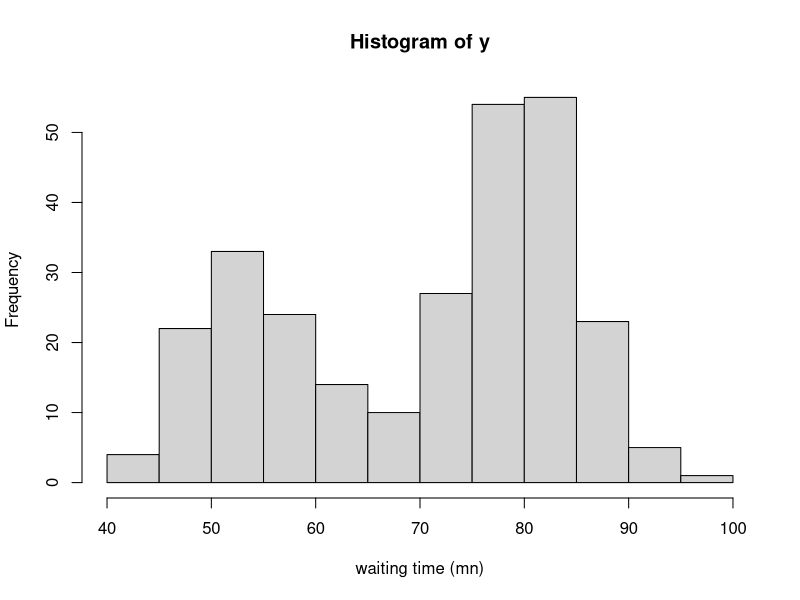

Generate this figure with R: (Note: this script raises an error after producing the figure.)
data("faithful")
head(faithful)
## display the empirical distribution of the "wating"
y = faithful$waiting
hist(y, xlab = "waiting time (mn)")
## we clearly see 2 modes: the waiting time seem to be distributed either around 50mn or around 80mn



##############################################################
##############################################################
data("diabetes")
summary(diabetes)

